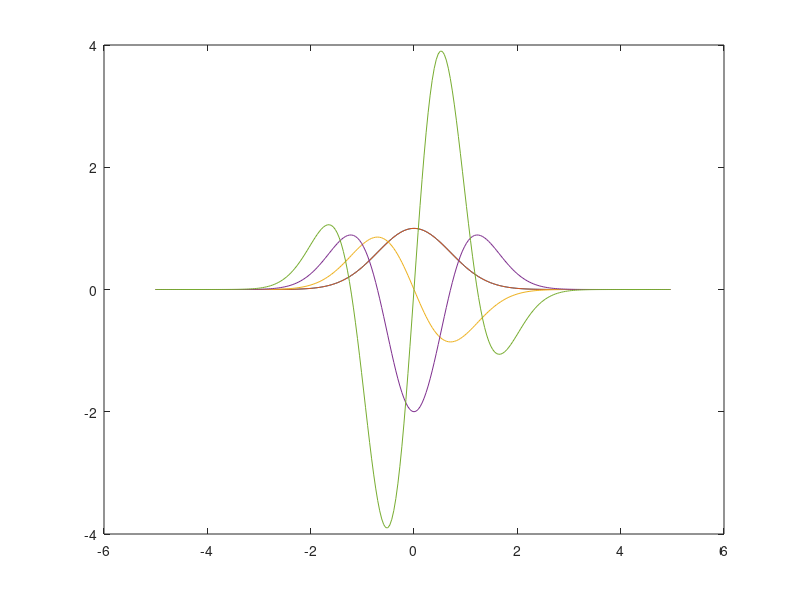

Reproduce this figure in MATLAB.
clear variables; close all;
L  = 10;
N  = 2^8;
x2 = linspace(-L/2, L/2, N + 1);  % Query points. 
x  = x2(1:N);  % Trim off the last point because of periodic conditions. 

u = exp(-x.^2)% cos(x).*exp(-x.^2/25);
U_Fourier = fft(u);

k = (2*pi/L)*(-N/2: N/2 - 1);  % The lower infinite and upper inifity on the fourier transform. 
k = fftshift(k);  % Must shift this or it's not working. 

figure(1);
plot(x, u); hold on;

% Taking derivative on the Fourier Space it's gonna be like: 

dU_F  =  i.*k.*U_Fourier;
dU2_F = (i.*k).^2.*U_Fourier;
dU3_F = (i.*k).^3.*U_Fourier;

dU    = ifft(U_Fourier);
plot(x, real(dU));
plot(x, real(ifft(dU_F)));
plot(x, real(ifft(dU2_F)));
plot(x, real(ifft(dU3_F)))

